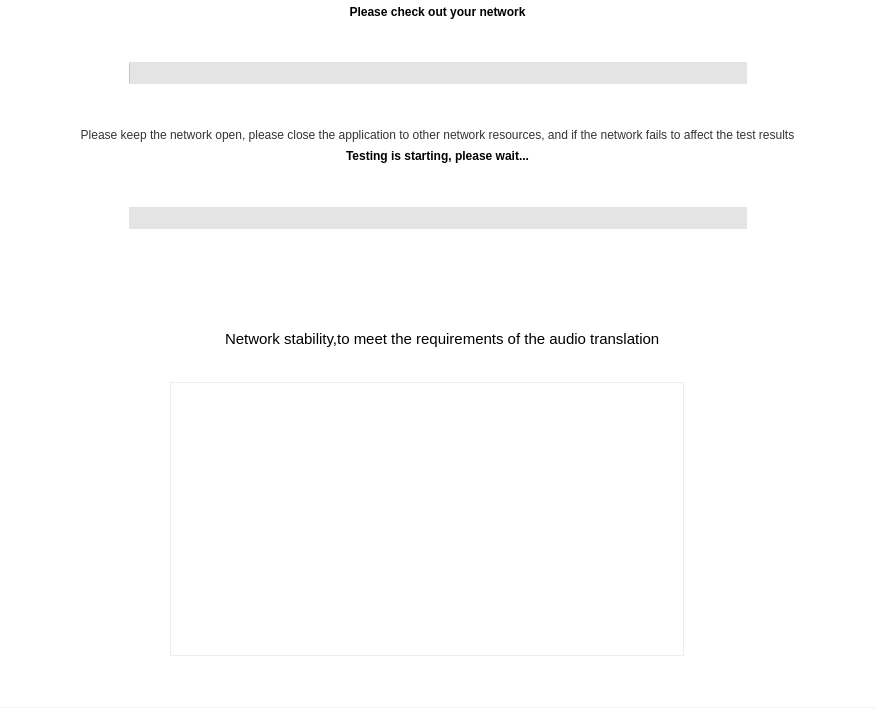
<?xml version="1.0" encoding="UTF-8"?>
<ui version="4.0">
 <class>ns::TestNetwork</class>
 <widget class="QWidget" name="ns::TestNetwork">
  <property name="geometry">
   <rect>
    <x>0</x>
    <y>0</y>
    <width>875</width>
    <height>708</height>
   </rect>
  </property>
  <property name="windowTitle">
   <string>YesPo Service Client</string>
  </property>
  <property name="styleSheet">
   <string notr="true">* {
	font-family: Verdana, &quot;宋体&quot;, Arial, Sans-serif, Segoe UI, Tahoma;
}
#widget {
	background: #ffffff;
	border-bottom : 1px solid #eff4f6;
}

#widget #progressBarPrepare{
	border: none;
	background: #E4E4E4;
}

#widget #progressBarTesting{
	border: none;
	background: #E4E4E4;
}

#widget #progressBarTesting::chunk {
	background : #66cc00;
}

#widgetResult #labelResultDescription{
	font-size: 15px;
}

#widgetResult #labelResultIcon {
	background-image: url(:/images/ui/test_normal.png);
}

#widgetResult #widgetCalculateOuter {
	border: 1px solid #EDEDED;
}

#widgetPrepare #labelPrepareTitle {
	font-weight : bold;
}

#widgetPrepare #labelPrepareDescription {
	color: #333333;
}

#widgetTesting #labelTestingTitle {
	font-weight : bold;
}

#widgetTesting #labelTestingDescription {
	color: #333333;
}
</string>
  </property>
  <layout class="QVBoxLayout" name="verticalLayout">
   <property name="spacing">
    <number>0</number>
   </property>
   <property name="margin">
    <number>0</number>
   </property>
   <item>
    <widget class="QWidget" name="widget" native="true">
     <layout class="QVBoxLayout" name="verticalLayout_2">
      <property name="spacing">
       <number>0</number>
      </property>
      <property name="margin">
       <number>0</number>
      </property>
      <item>
       <spacer name="verticalSpacer">
        <property name="orientation">
         <enum>Qt::Vertical</enum>
        </property>
        <property name="sizeHint" stdset="0">
         <size>
          <width>20</width>
          <height>40</height>
         </size>
        </property>
       </spacer>
      </item>
      <item>
       <widget class="QWidget" name="widgetPrepare" native="true">
        <property name="minimumSize">
         <size>
          <width>0</width>
          <height>145</height>
         </size>
        </property>
        <property name="maximumSize">
         <size>
          <width>16777215</width>
          <height>145</height>
         </size>
        </property>
        <layout class="QVBoxLayout" name="verticalLayout_3">
         <property name="spacing">
          <number>40</number>
         </property>
         <property name="topMargin">
          <number>1</number>
         </property>
         <property name="bottomMargin">
          <number>0</number>
         </property>
         <item>
          <widget class="QLabel" name="labelPrepareTitle">
           <property name="text">
            <string>Please check out your network</string>
           </property>
           <property name="alignment">
            <set>Qt::AlignCenter</set>
           </property>
          </widget>
         </item>
         <item>
          <layout class="QHBoxLayout" name="horizontalLayout">
           <item>
            <spacer name="horizontalSpacer">
             <property name="orientation">
              <enum>Qt::Horizontal</enum>
             </property>
             <property name="sizeHint" stdset="0">
              <size>
               <width>40</width>
               <height>20</height>
              </size>
             </property>
            </spacer>
           </item>
           <item>
            <widget class="QProgressBar" name="progressBarPrepare">
             <property name="minimumSize">
              <size>
               <width>618</width>
               <height>21</height>
              </size>
             </property>
             <property name="maximum">
              <number>30</number>
             </property>
             <property name="value">
              <number>0</number>
             </property>
             <property name="textVisible">
              <bool>false</bool>
             </property>
            </widget>
           </item>
           <item>
            <spacer name="horizontalSpacer_2">
             <property name="orientation">
              <enum>Qt::Horizontal</enum>
             </property>
             <property name="sizeHint" stdset="0">
              <size>
               <width>40</width>
               <height>20</height>
              </size>
             </property>
            </spacer>
           </item>
          </layout>
         </item>
         <item>
          <widget class="QLabel" name="labelPrepareDescription">
           <property name="text">
            <string>Please keep the network open, please close the application to other network resources, and if the network fails to affect the test results</string>
           </property>
           <property name="scaledContents">
            <bool>false</bool>
           </property>
           <property name="alignment">
            <set>Qt::AlignCenter</set>
           </property>
           <property name="wordWrap">
            <bool>true</bool>
           </property>
          </widget>
         </item>
        </layout>
       </widget>
      </item>
      <item>
       <widget class="QWidget" name="widgetTesting" native="true">
        <property name="minimumSize">
         <size>
          <width>0</width>
          <height>145</height>
         </size>
        </property>
        <property name="maximumSize">
         <size>
          <width>16777215</width>
          <height>145</height>
         </size>
        </property>
        <layout class="QVBoxLayout" name="verticalLayout_4">
         <property name="spacing">
          <number>40</number>
         </property>
         <property name="topMargin">
          <number>0</number>
         </property>
         <property name="bottomMargin">
          <number>0</number>
         </property>
         <item>
          <widget class="QLabel" name="labelTestingTitle">
           <property name="text">
            <string>Testing is starting, please wait...</string>
           </property>
           <property name="alignment">
            <set>Qt::AlignCenter</set>
           </property>
          </widget>
         </item>
         <item>
          <layout class="QHBoxLayout" name="horizontalLayout_2">
           <item>
            <spacer name="horizontalSpacer_3">
             <property name="orientation">
              <enum>Qt::Horizontal</enum>
             </property>
             <property name="sizeHint" stdset="0">
              <size>
               <width>40</width>
               <height>20</height>
              </size>
             </property>
            </spacer>
           </item>
           <item>
            <widget class="QProgressBar" name="progressBarTesting">
             <property name="minimumSize">
              <size>
               <width>618</width>
               <height>21</height>
              </size>
             </property>
             <property name="maximum">
              <number>30</number>
             </property>
             <property name="value">
              <number>0</number>
             </property>
             <property name="textVisible">
              <bool>false</bool>
             </property>
            </widget>
           </item>
           <item>
            <spacer name="horizontalSpacer_4">
             <property name="orientation">
              <enum>Qt::Horizontal</enum>
             </property>
             <property name="sizeHint" stdset="0">
              <size>
               <width>40</width>
               <height>20</height>
              </size>
             </property>
            </spacer>
           </item>
          </layout>
         </item>
         <item>
          <widget class="QLabel" name="labelTestingDescription">
           <property name="text">
            <string/>
           </property>
           <property name="alignment">
            <set>Qt::AlignCenter</set>
           </property>
          </widget>
         </item>
        </layout>
       </widget>
      </item>
      <item>
       <spacer name="verticalSpacer_5">
        <property name="orientation">
         <enum>Qt::Vertical</enum>
        </property>
        <property name="sizeHint" stdset="0">
         <size>
          <width>20</width>
          <height>40</height>
         </size>
        </property>
       </spacer>
      </item>
      <item>
       <widget class="QWidget" name="widgetResult" native="true">
        <property name="minimumSize">
         <size>
          <width>0</width>
          <height>0</height>
         </size>
        </property>
        <property name="maximumSize">
         <size>
          <width>16777215</width>
          <height>16777215</height>
         </size>
        </property>
        <layout class="QVBoxLayout" name="verticalLayout_6">
         <property name="spacing">
          <number>14</number>
         </property>
         <property name="leftMargin">
          <number>170</number>
         </property>
         <property name="topMargin">
          <number>20</number>
         </property>
         <property name="rightMargin">
          <number>170</number>
         </property>
         <property name="bottomMargin">
          <number>0</number>
         </property>
         <item>
          <widget class="QWidget" name="widgetResultTitle" native="true">
           <layout class="QHBoxLayout" name="horizontalLayout_3">
            <item>
             <widget class="QLabel" name="labelResultIcon">
              <property name="minimumSize">
               <size>
                <width>40</width>
                <height>40</height>
               </size>
              </property>
              <property name="maximumSize">
               <size>
                <width>40</width>
                <height>40</height>
               </size>
              </property>
              <property name="text">
               <string/>
              </property>
             </widget>
            </item>
            <item>
             <widget class="QLabel" name="labelResultDescription">
              <property name="text">
               <string>Network stability,to meet the requirements of the audio translation</string>
              </property>
              <property name="wordWrap">
               <bool>true</bool>
              </property>
             </widget>
            </item>
           </layout>
          </widget>
         </item>
         <item>
          <widget class="QWidget" name="widgetCalculateOuter" native="true">
           <property name="minimumSize">
            <size>
             <width>512</width>
             <height>274</height>
            </size>
           </property>
           <property name="maximumSize">
            <size>
             <width>514</width>
             <height>274</height>
            </size>
           </property>
           <layout class="QVBoxLayout" name="verticalLayout_5">
            <property name="spacing">
             <number>0</number>
            </property>
            <property name="margin">
             <number>5</number>
            </property>
            <item>
             <widget class="ns::TestNetworkCalculate" name="widgetCalculate" native="true"/>
            </item>
           </layout>
          </widget>
         </item>
         <item>
          <spacer name="verticalSpacer_4">
           <property name="orientation">
            <enum>Qt::Vertical</enum>
           </property>
           <property name="sizeHint" stdset="0">
            <size>
             <width>20</width>
             <height>115</height>
            </size>
           </property>
          </spacer>
         </item>
        </layout>
       </widget>
      </item>
      <item>
       <spacer name="verticalSpacer_2">
        <property name="orientation">
         <enum>Qt::Vertical</enum>
        </property>
        <property name="sizeHint" stdset="0">
         <size>
          <width>20</width>
          <height>40</height>
         </size>
        </property>
       </spacer>
      </item>
     </layout>
    </widget>
   </item>
  </layout>
 </widget>
 <customwidgets>
  <customwidget>
   <class>ns::TestNetworkCalculate</class>
   <extends>QWidget</extends>
   <header>testnetworkcalculate.h</header>
   <container>1</container>
  </customwidget>
 </customwidgets>
 <resources>
  <include location="translator.qrc"/>
 </resources>
 <connections/>
</ui>
